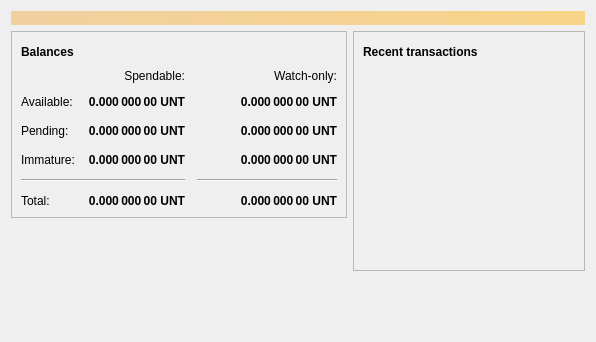
<?xml version="1.0" encoding="UTF-8"?>
<ui version="4.0">
 <class>OverviewPage</class>
 <widget class="QWidget" name="OverviewPage">
  <property name="geometry">
   <rect>
    <x>0</x>
    <y>0</y>
    <width>596</width>
    <height>342</height>
   </rect>
  </property>
  <property name="windowTitle">
   <string>Form</string>
  </property>
  <layout class="QVBoxLayout" name="topLayout">
   <item>
    <widget class="QLabel" name="labelAlerts">
     <property name="visible">
      <bool>false</bool>
     </property>
     <property name="styleSheet">
      <string notr="true">QLabel { background-color: qlineargradient(x1: 0, y1: 0, x2: 1, y2: 0, stop:0 #F0D0A0, stop:1 #F8D488); color:#000000; }</string>
     </property>
     <property name="wordWrap">
      <bool>true</bool>
     </property>
     <property name="margin">
      <number>3</number>
     </property>
     <property name="textInteractionFlags">
      <set>Qt::TextSelectableByMouse</set>
     </property>
    </widget>
   </item>
   <item>
    <layout class="QHBoxLayout" name="horizontalLayout" stretch="1,1">
     <item>
      <layout class="QVBoxLayout" name="verticalLayout_2">
       <item>
        <widget class="QFrame" name="frame">
         <property name="frameShape">
          <enum>QFrame::StyledPanel</enum>
         </property>
         <property name="frameShadow">
          <enum>QFrame::Raised</enum>
         </property>
         <layout class="QVBoxLayout" name="verticalLayout_4">
          <item>
           <layout class="QHBoxLayout" name="horizontalLayout_4">
            <item>
             <widget class="QLabel" name="label_5">
              <property name="font">
               <font>
                <weight>75</weight>
                <bold>true</bold>
               </font>
              </property>
              <property name="text">
               <string>Balances</string>
              </property>
             </widget>
            </item>
            <item>
             <widget class="QPushButton" name="labelWalletStatus">
              <property name="enabled">
               <bool>true</bool>
              </property>
              <property name="maximumSize">
               <size>
                <width>30</width>
                <height>16777215</height>
               </size>
              </property>
              <property name="toolTip">
               <string>The displayed information may be out of date. Your wallet automatically synchronizes with the Unit network after a connection is established, but this process has not completed yet.</string>
              </property>
              <property name="text">
               <string/>
              </property>
              <property name="icon">
               <iconset resource="../bitcoin.qrc">
                <normaloff>:/icons/warning</normaloff>
                <disabledoff>:/icons/warning</disabledoff>:/icons/warning</iconset>
              </property>
              <property name="iconSize">
               <size>
                <width>24</width>
                <height>24</height>
               </size>
              </property>
              <property name="flat">
               <bool>true</bool>
              </property>
             </widget>
            </item>
            <item>
             <spacer name="horizontalSpacer_3">
              <property name="orientation">
               <enum>Qt::Horizontal</enum>
              </property>
              <property name="sizeHint" stdset="0">
               <size>
                <width>40</width>
                <height>20</height>
               </size>
              </property>
             </spacer>
            </item>
           </layout>
          </item>
          <item>
           <layout class="QGridLayout" name="gridLayout">
            <property name="spacing">
             <number>12</number>
            </property>
            <item row="2" column="2">
             <widget class="QLabel" name="labelWatchPending">
              <property name="font">
               <font>
                <weight>75</weight>
                <bold>true</bold>
               </font>
              </property>
              <property name="cursor">
               <cursorShape>IBeamCursor</cursorShape>
              </property>
              <property name="toolTip">
               <string>Unconfirmed transactions to watch-only addresses</string>
              </property>
              <property name="text">
               <string notr="true">0.000 000 00 UNT</string>
              </property>
              <property name="alignment">
               <set>Qt::AlignRight|Qt::AlignTrailing|Qt::AlignVCenter</set>
              </property>
              <property name="textInteractionFlags">
               <set>Qt::LinksAccessibleByMouse|Qt::TextSelectableByKeyboard|Qt::TextSelectableByMouse</set>
              </property>
             </widget>
            </item>
            <item row="2" column="1">
             <widget class="QLabel" name="labelUnconfirmed">
              <property name="font">
               <font>
                <weight>75</weight>
                <bold>true</bold>
               </font>
              </property>
              <property name="cursor">
               <cursorShape>IBeamCursor</cursorShape>
              </property>
              <property name="toolTip">
               <string>Total of transactions that have yet to be confirmed, and do not yet count toward the spendable balance</string>
              </property>
              <property name="text">
               <string notr="true">0.000 000 00 UNT</string>
              </property>
              <property name="alignment">
               <set>Qt::AlignRight|Qt::AlignTrailing|Qt::AlignVCenter</set>
              </property>
              <property name="textInteractionFlags">
               <set>Qt::LinksAccessibleByMouse|Qt::TextSelectableByKeyboard|Qt::TextSelectableByMouse</set>
              </property>
             </widget>
            </item>
            <item row="3" column="2">
             <widget class="QLabel" name="labelWatchImmature">
              <property name="font">
               <font>
                <weight>75</weight>
                <bold>true</bold>
               </font>
              </property>
              <property name="cursor">
               <cursorShape>IBeamCursor</cursorShape>
              </property>
              <property name="toolTip">
               <string>Mined balance in watch-only addresses that has not yet matured</string>
              </property>
              <property name="text">
               <string notr="true">0.000 000 00 UNT</string>
              </property>
              <property name="alignment">
               <set>Qt::AlignRight|Qt::AlignTrailing|Qt::AlignVCenter</set>
              </property>
              <property name="textInteractionFlags">
               <set>Qt::LinksAccessibleByMouse|Qt::TextSelectableByKeyboard|Qt::TextSelectableByMouse</set>
              </property>
             </widget>
            </item>
            <item row="4" column="0" colspan="2">
             <widget class="Line" name="line">
              <property name="orientation">
               <enum>Qt::Horizontal</enum>
              </property>
             </widget>
            </item>
            <item row="4" column="2">
             <widget class="Line" name="lineWatchBalance">
              <property name="sizePolicy">
               <sizepolicy hsizetype="Preferred" vsizetype="Fixed">
                <horstretch>0</horstretch>
                <verstretch>0</verstretch>
               </sizepolicy>
              </property>
              <property name="minimumSize">
               <size>
                <width>140</width>
                <height>0</height>
               </size>
              </property>
              <property name="orientation">
               <enum>Qt::Horizontal</enum>
              </property>
             </widget>
            </item>
            <item row="5" column="0">
             <widget class="QLabel" name="labelTotalText">
              <property name="text">
               <string>Total:</string>
              </property>
             </widget>
            </item>
            <item row="3" column="1">
             <widget class="QLabel" name="labelImmature">
              <property name="font">
               <font>
                <weight>75</weight>
                <bold>true</bold>
               </font>
              </property>
              <property name="cursor">
               <cursorShape>IBeamCursor</cursorShape>
              </property>
              <property name="toolTip">
               <string>Mined balance that has not yet matured</string>
              </property>
              <property name="text">
               <string notr="true">0.000 000 00 UNT</string>
              </property>
              <property name="alignment">
               <set>Qt::AlignRight|Qt::AlignTrailing|Qt::AlignVCenter</set>
              </property>
              <property name="textInteractionFlags">
               <set>Qt::LinksAccessibleByMouse|Qt::TextSelectableByKeyboard|Qt::TextSelectableByMouse</set>
              </property>
             </widget>
            </item>
            <item row="2" column="3">
             <spacer name="horizontalSpacer_2">
              <property name="orientation">
               <enum>Qt::Horizontal</enum>
              </property>
              <property name="sizeHint" stdset="0">
               <size>
                <width>40</width>
                <height>20</height>
               </size>
              </property>
             </spacer>
            </item>
            <item row="3" column="0">
             <widget class="QLabel" name="labelImmatureText">
              <property name="text">
               <string>Immature:</string>
              </property>
             </widget>
            </item>
            <item row="5" column="1">
             <widget class="QLabel" name="labelTotal">
              <property name="font">
               <font>
                <weight>75</weight>
                <bold>true</bold>
               </font>
              </property>
              <property name="cursor">
               <cursorShape>IBeamCursor</cursorShape>
              </property>
              <property name="toolTip">
               <string>Your current total balance</string>
              </property>
              <property name="text">
               <string notr="true">0.000 000 00 UNT</string>
              </property>
              <property name="alignment">
               <set>Qt::AlignRight|Qt::AlignTrailing|Qt::AlignVCenter</set>
              </property>
              <property name="textInteractionFlags">
               <set>Qt::LinksAccessibleByMouse|Qt::TextSelectableByKeyboard|Qt::TextSelectableByMouse</set>
              </property>
             </widget>
            </item>
            <item row="5" column="2">
             <widget class="QLabel" name="labelWatchTotal">
              <property name="font">
               <font>
                <weight>75</weight>
                <bold>true</bold>
               </font>
              </property>
              <property name="cursor">
               <cursorShape>IBeamCursor</cursorShape>
              </property>
              <property name="toolTip">
               <string>Current total balance in watch-only addresses</string>
              </property>
              <property name="text">
               <string notr="true">0.000 000 00 UNT</string>
              </property>
              <property name="alignment">
               <set>Qt::AlignRight|Qt::AlignTrailing|Qt::AlignVCenter</set>
              </property>
              <property name="textInteractionFlags">
               <set>Qt::LinksAccessibleByMouse|Qt::TextSelectableByKeyboard|Qt::TextSelectableByMouse</set>
              </property>
             </widget>
            </item>
            <item row="0" column="2">
             <widget class="QLabel" name="labelWatchonly">
              <property name="text">
               <string>Watch-only:</string>
              </property>
              <property name="alignment">
               <set>Qt::AlignRight|Qt::AlignTrailing|Qt::AlignVCenter</set>
              </property>
             </widget>
            </item>
            <item row="1" column="0">
             <widget class="QLabel" name="labelBalanceText">
              <property name="text">
               <string>Available:</string>
              </property>
             </widget>
            </item>
            <item row="1" column="1">
             <widget class="QLabel" name="labelBalance">
              <property name="font">
               <font>
                <weight>75</weight>
                <bold>true</bold>
               </font>
              </property>
              <property name="cursor">
               <cursorShape>IBeamCursor</cursorShape>
              </property>
              <property name="toolTip">
               <string>Your current spendable balance</string>
              </property>
              <property name="text">
               <string notr="true">0.000 000 00 UNT</string>
              </property>
              <property name="alignment">
               <set>Qt::AlignRight|Qt::AlignTrailing|Qt::AlignVCenter</set>
              </property>
              <property name="textInteractionFlags">
               <set>Qt::LinksAccessibleByMouse|Qt::TextSelectableByKeyboard|Qt::TextSelectableByMouse</set>
              </property>
             </widget>
            </item>
            <item row="1" column="2">
             <widget class="QLabel" name="labelWatchAvailable">
              <property name="font">
               <font>
                <weight>75</weight>
                <bold>true</bold>
               </font>
              </property>
              <property name="cursor">
               <cursorShape>IBeamCursor</cursorShape>
              </property>
              <property name="toolTip">
               <string>Your current balance in watch-only addresses</string>
              </property>
              <property name="text">
               <string notr="true">0.000 000 00 UNT</string>
              </property>
              <property name="alignment">
               <set>Qt::AlignRight|Qt::AlignTrailing|Qt::AlignVCenter</set>
              </property>
              <property name="textInteractionFlags">
               <set>Qt::LinksAccessibleByMouse|Qt::TextSelectableByKeyboard|Qt::TextSelectableByMouse</set>
              </property>
             </widget>
            </item>
            <item row="2" column="0">
             <widget class="QLabel" name="labelPendingText">
              <property name="text">
               <string>Pending:</string>
              </property>
             </widget>
            </item>
            <item row="0" column="1">
             <widget class="QLabel" name="labelSpendable">
              <property name="text">
               <string>Spendable:</string>
              </property>
              <property name="alignment">
               <set>Qt::AlignRight|Qt::AlignTrailing|Qt::AlignVCenter</set>
              </property>
             </widget>
            </item>
           </layout>
          </item>
         </layout>
        </widget>
       </item>
       <item>
        <spacer name="verticalSpacer">
         <property name="orientation">
          <enum>Qt::Vertical</enum>
         </property>
         <property name="sizeHint" stdset="0">
          <size>
           <width>20</width>
           <height>40</height>
          </size>
         </property>
        </spacer>
       </item>
      </layout>
     </item>
     <item>
      <layout class="QVBoxLayout" name="verticalLayout_3">
       <item>
        <widget class="QFrame" name="frame_2">
         <property name="frameShape">
          <enum>QFrame::StyledPanel</enum>
         </property>
         <property name="frameShadow">
          <enum>QFrame::Raised</enum>
         </property>
         <layout class="QVBoxLayout" name="verticalLayout">
          <item>
           <layout class="QHBoxLayout" name="horizontalLayout_2">
            <item>
             <widget class="QLabel" name="label_4">
              <property name="font">
               <font>
                <weight>75</weight>
                <bold>true</bold>
               </font>
              </property>
              <property name="text">
               <string>Recent transactions</string>
              </property>
             </widget>
            </item>
            <item>
             <widget class="QPushButton" name="labelTransactionsStatus">
              <property name="enabled">
               <bool>true</bool>
              </property>
              <property name="maximumSize">
               <size>
                <width>30</width>
                <height>16777215</height>
               </size>
              </property>
              <property name="toolTip">
               <string>The displayed information may be out of date. Your wallet automatically synchronizes with the Unit network after a connection is established, but this process has not completed yet.</string>
              </property>
              <property name="text">
               <string/>
              </property>
              <property name="icon">
               <iconset resource="../bitcoin.qrc">
                <normaloff>:/icons/warning</normaloff>
                <disabledoff>:/icons/warning</disabledoff>:/icons/warning</iconset>
              </property>
              <property name="iconSize">
               <size>
                <width>24</width>
                <height>24</height>
               </size>
              </property>
              <property name="flat">
               <bool>true</bool>
              </property>
             </widget>
            </item>
            <item>
             <spacer name="horizontalSpacer">
              <property name="orientation">
               <enum>Qt::Horizontal</enum>
              </property>
              <property name="sizeHint" stdset="0">
               <size>
                <width>40</width>
                <height>20</height>
               </size>
              </property>
             </spacer>
            </item>
           </layout>
          </item>
          <item>
           <widget class="QListView" name="listTransactions">
            <property name="styleSheet">
             <string notr="true">QListView { background: transparent; }</string>
            </property>
            <property name="frameShape">
             <enum>QFrame::NoFrame</enum>
            </property>
            <property name="verticalScrollBarPolicy">
             <enum>Qt::ScrollBarAlwaysOff</enum>
            </property>
            <property name="horizontalScrollBarPolicy">
             <enum>Qt::ScrollBarAlwaysOff</enum>
            </property>
            <property name="selectionMode">
             <enum>QAbstractItemView::NoSelection</enum>
            </property>
           </widget>
          </item>
         </layout>
        </widget>
       </item>
       <item>
        <spacer name="verticalSpacer_2">
         <property name="orientation">
          <enum>Qt::Vertical</enum>
         </property>
         <property name="sizeHint" stdset="0">
          <size>
           <width>20</width>
           <height>40</height>
          </size>
         </property>
        </spacer>
       </item>
      </layout>
     </item>
    </layout>
   </item>
  </layout>
 </widget>
 <resources/>
 <connections/>
</ui>
